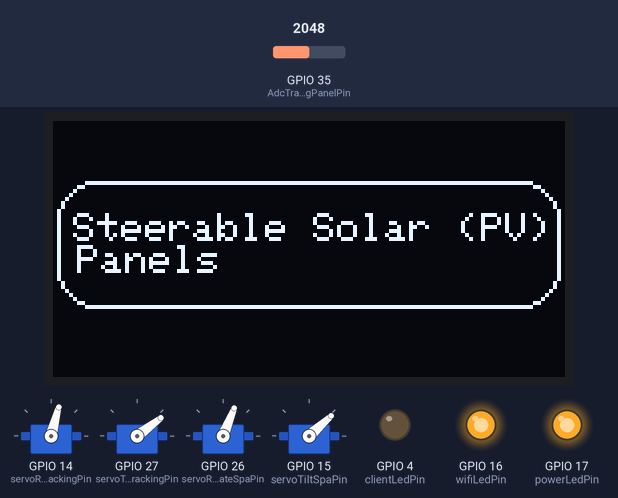
Bench run of a sketch on a simulated ESP32. Shown: 128×64 one-colour display, 4 × servo, output pins drawn as LEDs (lit = HIGH). The inputs (shaded band) are chosen by the test bench; at power-on: GPIO 35 (AdcTrackingPanelPin) = 2048. WiFi joins after 1.5 s; servers stay silent unless stated; network time is answered at once with the bench clock; the local clock reads 2024-03-15 10:24:30 at power-on unless the sketch sets it.

Above: at 17.8 s.
17.9 s: GPIO 35 (AdcTrackingPanelPin) set to 2121
At 21.3 s:
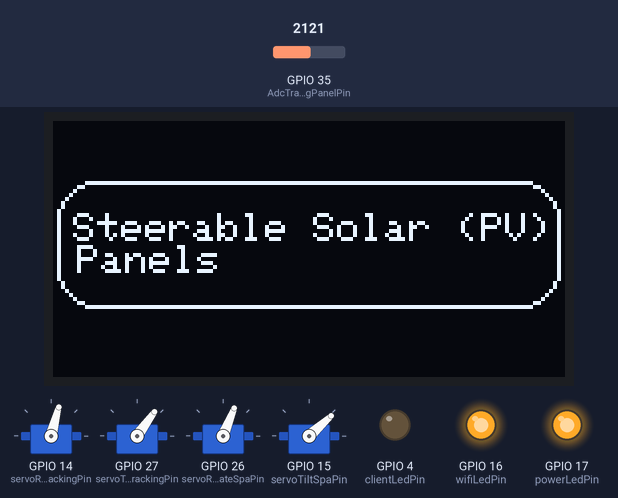
At 23.8 s:
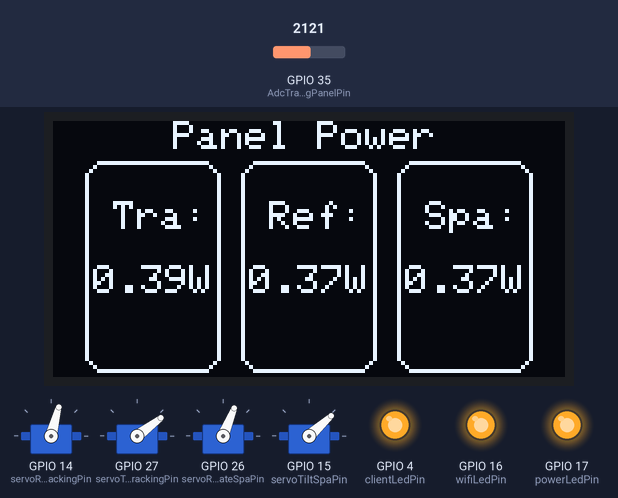
Timing chart, 0 to 25.3 s (numbered marks = the images above; inputs shaded):
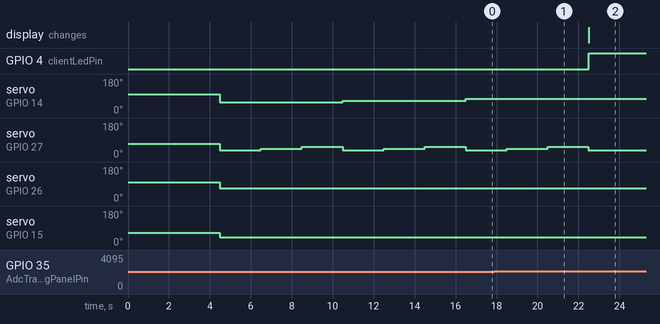

The sketch:

WiFiProjectAllAxis.ino
```cpp
/*
  Title: Steerable Solar (PV) Panels
  Author: Alan Bristow
  Connection: WiFi
  Search: All Axis
  Pin Connections:
    - Power LED
      - Brown D16 G
      - Orange D16 S
    - Wifi LED
      - Green D4 G
      - Yellow D4 S
    - Client LED
      - Blue D2 G
      - Purple D2 S
    - Reference Panel
      - Purple to red
      - Blue to black
      - Purple D32 S
      - Blue D32 G
    - Solar Position Algorithm Panel
      - Yellow to red
      - Green to black
      - Yellow D33 S
      - Green D33 G
    - Tracking Panel
      - White to red
      - Grey to black
      - White D35 S
      - Grey D35 G
    - OLED Screen
      - Red to VDD
      - Black to GND
      - White to SCK
      - Yellow to SDA
      - Red D22 V
      - Black D22 G
      - White D22 S
      - Yellow D21 S
*/

#include <ESP32Servo.h>
#include <WiFi.h>
#include <HTTPClient.h>
#include <base64.h>
#include <ArduinoJson.h>
#include <NTPClient.h>
#include "esp_wpa2.h"
#include "private_details.h"
#include "spa.h"
#include <Wire.h>
#include <Adafruit_GFX.h>
#include <Adafruit_SSD1306.h>

// Pin definition and assignment
#define servoRotateTrackingPin 14
#define servoTiltTrackingPin 27
#define servoRotateSpaPin 26
#define servoTiltSpaPin 15
#define AdcTrackingPanelPin 35
#define AdcReferencePanelPin 32
#define AdcSpaPanelPin  33
#define powerLedPin 17
#define wifiLedPin 16
#define clientLedPin 4
#define SCREEN_WIDTH 128 // OLED display width, in pixels
#define SCREEN_HEIGHT 64 // OLED display height, in pixels

// WiFi server creation
WiFiServer server(80);
WiFiUDP ntpUDP;
NTPClient timeClient(ntpUDP);
Adafruit_SSD1306 display(SCREEN_WIDTH, SCREEN_HEIGHT, &Wire, -1);

// Solar Position Algorithm Struct
spa_data spa;

// Servo object creation
Servo servoRotateTracking;
Servo servoTiltTracking;
Servo servoRotateSpa;
Servo servoTiltSpa;

// Constant declarations
const int servoFrequency = 50;
const float measureResistorTrackingPanel = 20.2;
const float fixedResistorTrackingPanel = 34.5;
const float measureResistorReferencePanel = 20.2;
const float fixedResistorReferencePanel = 34.7;
const float measureResistorSpaPanel = 20.2;
const float fixedResistorSpaPanel = 34.7;

// Global declarations
unsigned long lastCallTime = 0;
float servoZenith = 0;
float servoAzimuth = 0;
float bestRotateAngle = 0;
float bestTiltAngle = 0;

// Function definitions
void lcdStartup();
void wifiSetup();
void updateGitHub(const String &ipAddress);
void getTime(String &timeStamp);
unsigned long getTimeInSeconds(String timeStamp);
void servoSetup();
void solarPositionAlgorithmUpdate(spa_data *spa,String dateStamp,String timeStamp);
void servoMove(spa_data spa,float &servoZenith,float &servoAzimuth);
void readPanelAndCalculatePower(float &resistorMilliVolts,int panelPin,float &circuitCurrent,float &measureResistor,float &fixedResistor,float &circuitTotalVoltage,float &panelPower);
void trackingCall(float servoZenith,float servoAzimuth,float &bestRotateAngle,float &bestTiltAngle,float &resistorMilliVoltsTrackingPanel,int panelPin,float &circuitCurrentTrackingPanel,float &measureResistorTrackingPanel,float &fixedResistorTrackingPanel,float &circuitTotalVoltageTrackingPanel,float &trackingPanelPower);
void lcdDisplayPower(float trackingPanelPower,float referencePanelPower,float spaPanelPower);
void sendData(String formatedData);

void setup()
{
  Serial.begin(115200);
  pinMode(powerLedPin, OUTPUT);
  pinMode(wifiLedPin, OUTPUT);
  pinMode(clientLedPin, OUTPUT);
  digitalWrite(powerLedPin, HIGH);
  lcdStartup();
  servoSetup();
  wifiSetup();
}

void loop()
{
  Serial.begin(115200);
  WiFiClient client = server.available();

  // Variable declarations
  float resistorMilliVoltsTrackingPanel = 0;
  float resistorMilliVoltsReferencePanel = 0;
  float resistorMilliVoltsSpaPanel = 0;
  float circuitCurrentTrackingPanel = 0;
  float circuitCurrentReferencePanel = 0;
  float circuitCurrentSpaPanel = 0;
  float circuitTotalVoltageTrackingPanel = 0;
  float circuitTotalVoltageReferencePanel = 0;
  float circuitTotalVoltageSpaPanel = 0;
  float trackingPanelPower = 0;
  float referencePanelPower = 0;
  float spaPanelPower = 0;
  int calculated = 0;
  int result = 0;
  String dateStamp;
  String timeStamp;

  getTime(dateStamp,timeStamp);
  unsigned long timeInSeconds = getTimeInSeconds(timeStamp);
  if((timeInSeconds - lastCallTime) >= 300)
  {
    solarPositionAlgorithmUpdate(&spa,dateStamp,timeStamp);
    result = spa_calculate(&spa);
    servoMove(spa,servoZenith,servoAzimuth);
    trackingCall(servoZenith,servoAzimuth,bestRotateAngle,bestTiltAngle,resistorMilliVoltsTrackingPanel,3,circuitCurrentTrackingPanel,circuitTotalVoltageTrackingPanel,trackingPanelPower);
    lastCallTime = timeInSeconds;
    calculated = 1;
  }
  readPanelAndCalculatePower(resistorMilliVoltsReferencePanel,1,circuitCurrentReferencePanel,circuitTotalVoltageReferencePanel,referencePanelPower);
  readPanelAndCalculatePower(resistorMilliVoltsSpaPanel,2,circuitCurrentSpaPanel,circuitTotalVoltageSpaPanel,spaPanelPower);
  readPanelAndCalculatePower(resistorMilliVoltsTrackingPanel,3,circuitCurrentTrackingPanel,circuitTotalVoltageTrackingPanel,trackingPanelPower);
  lcdDisplayPower(trackingPanelPower,referencePanelPower,spaPanelPower);
  String formatedData= " ";
  formatedData = String(timeStamp)+","+String(calculated)+","+String(referencePanelPower,5)+","+String(spaPanelPower,5)+","+String(trackingPanelPower,5)+","+String(circuitTotalVoltageReferencePanel,5)+","+String(circuitTotalVoltageSpaPanel,5)+","+String(circuitTotalVoltageTrackingPanel,5);
  formatedData = formatedData+","+String(resistorMilliVoltsReferencePanel,5)+","+String(resistorMilliVoltsSpaPanel,5)+","+String(resistorMilliVoltsTrackingPanel,5)+","+String(circuitCurrentReferencePanel,5)+","+String(circuitCurrentSpaPanel,5)+","+String(circuitCurrentTrackingPanel,5);
  formatedData = formatedData+","+String(spa.azimuth,5)+","+String(spa.zenith,5)+","+String(servoAzimuth,5)+","+String(servoZenith,5)+","+String(bestRotateAngle,5)+","+String(bestTiltAngle,5);
  sendData(formatedData);
}

void lcdStartup()
{
  if(!display.begin(SSD1306_SWITCHCAPVCC, 0x3C))
  {
    for(;;);
  }
  display.clearDisplay();
  display.setTextSize(1);
  display.setTextColor(WHITE);
  display.setCursor(5, 23);
  display.println("Steerable Solar (PV) Panels");
  display.drawRoundRect(1, 15, 126, 32, 10, WHITE);
  display.display();
  delay(2000);
}

void wifiSetup()
{
  WiFi.begin(WIFI_SSID, WPA2_AUTH_PEAP, WIFI_IDENTITY, WIFI_USERNAME, WIFI_PASSWORD);
  while (WiFi.status() != WL_CONNECTED)
  {
    delay(1000);
  }
  // Get the IP address
  String ipAddress = WiFi.localIP().toString();
  // Update GitHub with the IP address
  updateGitHub(ipAddress);
  server.begin();
  timeClient.begin();
  timeClient.setTimeOffset(0);
  digitalWrite(wifiLedPin, HIGH);
}

void updateGitHub(const String &ipAddress)
{
  HTTPClient http;
  String apiUrl = "https://api.github.com/repos/" + String(REPOOWNER) + "/" + String(REPONAME) + "/contents/" + String(FILEPATH);
  String base64EncodedIP = base64::encode(ipAddress);

  // Retrieve the SHA of the existing file
  http.begin(apiUrl);
  http.addHeader("Authorization", "token " + String(GITHUBTOKEN));
  int httpResponseCode = http.GET();

  if(httpResponseCode == HTTP_CODE_OK)
  {
    DynamicJsonDocument jsonDocument(1024);
    DeserializationError error = deserializeJson(jsonDocument, http.getString());
    if(!error)
    {
      String sha = jsonDocument["sha"].as<String>();

      // Update the file with the SHA
      String postData = "{\"message\":\"Update IP address\",\"content\":\"" + base64EncodedIP + "\",\"sha\":\"" + sha + "\"}";

      http.begin(apiUrl);
      http.addHeader("Content-Type", "application/json");
      http.addHeader("Authorization", "token " + String(GITHUBTOKEN));

      httpResponseCode = http.PUT(postData);
    }
  }
  http.end();
}

void getTime(String &dateStamp, String &timeStamp)
{
  while(!timeClient.update())
  {
    timeClient.forceUpdate();
  }
  String formattedDate = timeClient.getFormattedDate();
  int splitT = formattedDate.indexOf("T");
  dateStamp = formattedDate.substring(0, splitT);
  timeStamp = formattedDate.substring(splitT+1, formattedDate.length()-1);
}

unsigned long getTimeInSeconds(String timeStamp)
{
  int hour = timeStamp.substring(0, 2).toInt();
  int minute = timeStamp.substring(3, 5).toInt();
  int second = timeStamp.substring(6).toInt();
  return hour * 3600 + minute * 60 + second;
}

void servoSetup()
{
  servoRotateTracking.setPeriodHertz(servoFrequency);
  servoTiltTracking.setPeriodHertz(servoFrequency);
  servoRotateSpa.setPeriodHertz(servoFrequency);
  servoTiltSpa.setPeriodHertz(servoFrequency);
  servoRotateTracking.attach(servoRotateTrackingPin);
  servoTiltTracking.attach(servoTiltTrackingPin);
  servoRotateSpa.attach(servoRotateSpaPin);
  servoTiltSpa.attach(servoTiltSpaPin);
  servoRotateTracking.write(map(90, 0, 180, 20, 180));
  servoTiltTracking.write(map(55, 0, 90, 21, 101));
  servoRotateSpa.write(map(90, 0, 180, 25, 175));
  servoTiltSpa.write(map(55, 0, 90, 18, 98));
  delay(200);
}

void solarPositionAlgorithmUpdate(spa_data *spa,String dateStamp,String timeStamp)
{
  spa->year          = dateStamp.substring(0,4).toInt();
  spa->month         = dateStamp.substring(5,7).toInt();
  spa->day           = dateStamp.substring(8,10).toInt();
  spa->hour          = timeStamp.substring(0,2).toInt();
  spa->minute        = timeStamp.substring(3,5).toInt();
  spa->second        = timeStamp.substring(6).toInt();
  spa->timezone      = 0.0;
  spa->delta_ut1     = 0;
  spa->delta_t       = 67;
  spa->longitude     = -6.36080;
  spa->latitude      = 53.23041;
  spa->elevation     = 70;
  spa->pressure      = 1013;
  spa->temperature   = 9.4;
  spa->slope         = 0;
  spa->azm_rotation  = -10;
  spa->atmos_refract = 0.5667;
  spa->function      = SPA_ALL;
}

void servoMove(spa_data spa,float &servoZenith,float &servoAzimuth)
{
  float zenith = spa.zenith;
  float azimuth = spa.azimuth;
  servoZenith = 90-zenith;
  servoAzimuth = azimuth-90;
  if(servoAzimuth < 0)
  {
    servoAzimuth = 0;
  }
  if(servoAzimuth > 180)
  {
    servoAzimuth = 180;
  }
  servoRotateTracking.write(map((int)servoAzimuth, 0, 180, 20, 180));
  servoTiltTracking.write(map((int)servoZenith, 0, 90, 21, 101));
  servoRotateSpa.write(map((int)servoAzimuth, 0, 180, 25, 175));
  servoTiltSpa.write(map((int)servoZenith, 0, 90, 18, 98));
}

void readPanelAndCalculatePower(float &resistorMilliVolts,int panelPin,float &circuitCurrent,float &circuitTotalVoltage,float &panelPower)
{
  if(panelPin == 1)
  {
    resistorMilliVolts = analogReadMilliVolts(AdcReferencePanelPin);
    circuitCurrent = (resistorMilliVolts/1000)/measureResistorReferencePanel;
    circuitTotalVoltage = circuitCurrent*(measureResistorReferencePanel+fixedResistorReferencePanel);
  }
  else if(panelPin == 2)
  {
    resistorMilliVolts = analogReadMilliVolts(AdcSpaPanelPin);
    circuitCurrent = (resistorMilliVolts/1000)/measureResistorSpaPanel;
    circuitTotalVoltage = circuitCurrent*(measureResistorSpaPanel+fixedResistorSpaPanel);
  }
  else if(panelPin == 3)
  {
    resistorMilliVolts = analogReadMilliVolts(AdcTrackingPanelPin);
    circuitCurrent = (resistorMilliVolts/1000)/measureResistorTrackingPanel;
    circuitTotalVoltage = circuitCurrent*(measureResistorTrackingPanel+fixedResistorTrackingPanel);
  }
  panelPower = circuitTotalVoltage*circuitCurrent;
}

void trackingCall(float servoZenith,float servoAzimuth,float &bestRotateAngle,float &bestTiltAngle,float &resistorMilliVoltsTrackingPanel,int panelPin,float &circuitCurrentTrackingPanel,float &circuitTotalVoltageTrackingPanel,float &trackingPanelPower)
{
  float bestPower = 0;
  // Iterate through the 3x3 grid
  for (int i = -1; i <= 1; i++) {
    for (int j = -1; j <= 1; j++) {
      // Calculate new positions
      float targetRotate = servoAzimuth + (i*10);
      float targetTilt = servoZenith + (j*10);

      // Ensure the values are within the servo limits (0 to 180 degrees)
      targetRotate = constrain(targetRotate, 0, 180);
      targetTilt = constrain(targetTilt, 0, 90);

      // Move the servos to the new positions
      servoRotateTracking.write(map((int)targetRotate, 0, 180, 20, 180));
      servoTiltTracking.write(map((int)targetTilt, 0, 90, 21, 101));
      delay(2000);
      readPanelAndCalculatePower(resistorMilliVoltsTrackingPanel,panelPin,circuitCurrentTrackingPanel,circuitTotalVoltageTrackingPanel,trackingPanelPower);
      if(trackingPanelPower > bestPower)
      {
        bestRotateAngle = targetRotate;
        bestTiltAngle = targetTilt;
        bestPower = trackingPanelPower;
      }
    }
  }
  servoRotateTracking.write(map((int)bestRotateAngle, 0, 180, 20, 180));
  servoTiltTracking.write(map((int)bestTiltAngle, 0, 90, 21, 101));
  trackingPanelPower = bestPower;
}

void lcdDisplayPower(float trackingPanelPower,float referencePanelPower,float spaPanelPower)
{
  display.clearDisplay();
  display.setCursor(30, 0);
  display.println("Panel Power");
  display.drawRoundRect(8, 10, 34, 53, 5, WHITE);
  display.drawRoundRect(47, 10, 34, 53, 5, WHITE);
  display.drawRoundRect(86, 10, 34, 53, 5, WHITE);
  display.setCursor(15, 20);
  display.println("Tra:");
  display.setCursor(10, 36);
  display.print(trackingPanelPower);
  display.println("W");
  display.setCursor(54, 20);
  display.println("Ref:");
  display.setCursor(49, 36);
  display.print(referencePanelPower);
  display.println("W");
  display.setCursor(93, 20);
  display.println("Spa:");
  display.setCursor(88, 36);
  display.print(spaPanelPower);
  display.println("W");
  display.display();
}

void sendData(String formatedData)
{
  WiFiClient client = server.available();
  digitalWrite(clientLedPin, HIGH);
  while(!client)
  {
    client = server.available();
  }
  client.println(formatedData);
  client.stop();
  digitalWrite(clientLedPin, LOW);
}
```

private_details.h
```cpp
#ifndef PRIVATE_DETAILS_H
#define PRIVATE_DETAILS_H

#define WIFI_SSID " "
#define WIFI_IDENTITY " "
#define WIFI_USERNAME " "
#define WIFI_PASSWORD " "
#define GITHUBTOKEN " "
#define REPOOWNER " "
#define REPONAME " "
#define FILEPATH " "

#endif
```

Source omitted: spa.cpp (37259 bytes), spa.h (10912 bytes)

Measured:
- the behaviour switches between 2048 and 2049 on GPIO 35 (AdcTrackingPanelPin) (found by bisection; images 0 and 1)
- after the input at 17.9 s, servo on GPIO 14 (servoRotateTrackingPin): stays 75° (without the input it goes to 57° after 4.6 s)
